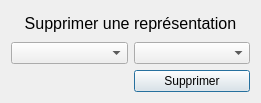
<?xml version="1.0" encoding="UTF-8"?>
<ui version="4.0">
 <class>Dialog</class>
 <widget class="QDialog" name="Dialog">
  <property name="geometry">
   <rect>
    <x>0</x>
    <y>0</y>
    <width>261</width>
    <height>103</height>
   </rect>
  </property>
  <property name="windowTitle">
   <string>Dialog</string>
  </property>
  <layout class="QGridLayout" name="gridLayout">
   <item row="2" column="0">
    <widget class="QComboBox" name="comboBox_sp"/>
   </item>
   <item row="2" column="1">
    <widget class="QComboBox" name="comboBox_2"/>
   </item>
   <item row="0" column="0" colspan="2">
    <widget class="QLabel" name="label_4">
     <property name="text">
      <string>&lt;html&gt;&lt;head/&gt;&lt;body&gt;&lt;p align=&quot;center&quot;&gt;&lt;span style=&quot; font-size:12pt;&quot;&gt;Supprimer une représentation&lt;/span&gt;&lt;/p&gt;&lt;/body&gt;&lt;/html&gt;</string>
     </property>
    </widget>
   </item>
   <item row="3" column="1">
    <widget class="QPushButton" name="But_Supprimer">
     <property name="text">
      <string>Supprimer</string>
     </property>
    </widget>
   </item>
  </layout>
 </widget>
 <resources/>
 <connections/>
</ui>
